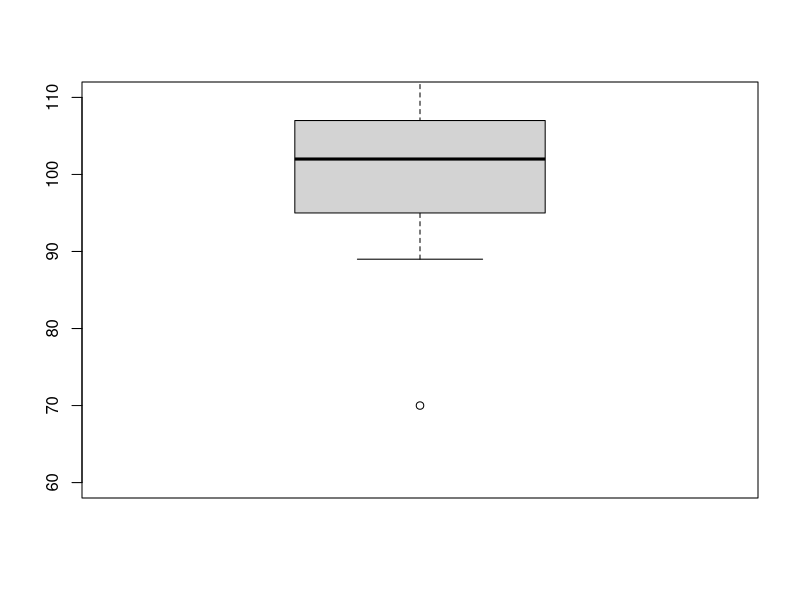
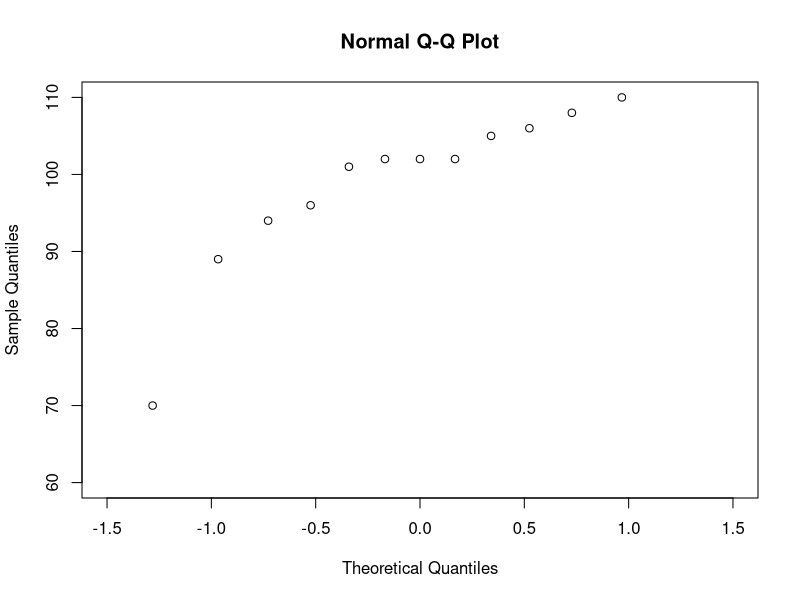

The R source for these figures, in order:
#Page no. 232

x<-c(56,70,89,94,96,101,102,102,102,105,106,108,110,113,116)
boxplot(x,ylim=c(60,110))
qqnorm(x,ylim=c(60,110),xlim=c(-1.5,1.5))
